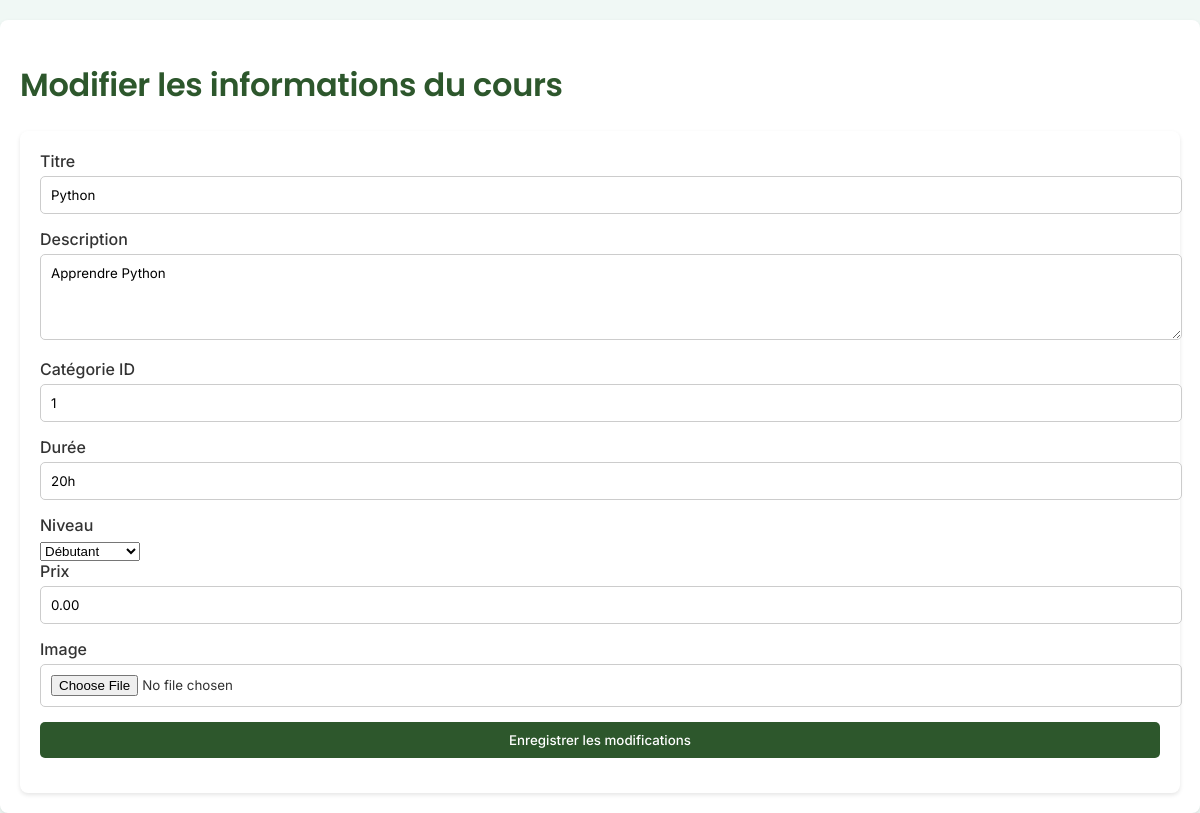
The page /teacher/edit_course.php?course_id=17 (signed in) on the database its author committed.
### tables this page shows
CREATE TABLE `courses` (
  `id` int(11) NOT NULL,
  `title` varchar(255) NOT NULL,
  `description` text DEFAULT NULL,
  `image` varchar(255) DEFAULT NULL,
  `teacher_id` int(11) DEFAULT NULL,
  `price` decimal(10,2) DEFAULT 0.00,
  `created_at` timestamp NOT NULL DEFAULT current_timestamp(),
  `category_id` int(11) DEFAULT NULL,
  `duration` varchar(50) DEFAULT NULL,
  `level` enum('débutant','intermédiaire','avancé') DEFAULT NULL,
  `carbon_footprint` float DEFAULT 0
);

### teacher/edit_course.php (the view, shortened to what this page needs)
<?php
require_once '../includes/db_connect.php';
$course_id = $_GET['course_id'] ?? null;
$query = "SELECT * FROM courses WHERE id = :course_id AND teacher_id = :teacher_id";
$stmt = $pdo->prepare($query);
$stmt->bindParam(':course_id', $course_id, PDO::PARAM_INT);
$stmt->bindParam(':teacher_id', $_SESSION['user_id'], PDO::PARAM_INT);
$stmt->execute();
$course = $stmt->fetch(PDO::FETCH_ASSOC);
?>
<!DOCTYPE html>
<html lang="fr">
<head>
    <link rel="stylesheet" href="../assets/css/teacher-dashboard.css">
</head>
<body>
    <div class="dashboard-container">
        <h1>Modifier les informations du cours</h1>
        <form action="edit_course.php?course_id=<?php echo $course_id; ?>" method="POST" enctype="multipart/form-data">
            <div class="input-group">
                <label for="title">Titre</label>
                <input type="text" id="title" name="title" value="<?php echo htmlspecialchars($course['title']); ?>" required>
            </div>
            <div class="input-group">
                <label for="description">Description</label>
                <textarea id="description" name="description" rows="4" required><?php echo htmlspecialchars($course['description']); ?></textarea>
            </div>
            <div class="input-group">
                <label for="category_id">Catégorie ID</label>
                <input type="number" id="category_id" name="category_id" value="<?php echo htmlspecialchars($course['category_id']); ?>" required>
            </div>
            <div class="input-group">
                <label for="duration">Durée</label>
                <input type="text" id="duration" name="duration" value="<?php echo htmlspecialchars($course['duration']); ?>" required>
            </div>
            <div class="input-group">
                <label for="level">Niveau</label>
                <select id="level" name="level" required>
                    <option value="débutant" <?php echo $course['level'] === 'débutant' ? 'selected' : ''; ?>>Débutant</option>
                </select>
            </div>
            <div class="input-group">
                <label for="price">Prix</label>
                <input type="text" id="price" name="price" value="<?php echo htmlspecialchars($course['price']); ?>" required>
            </div>
            <div class="input-group">
                <label for="image">Image</label>
                <input type="file" id="image" name="image" accept="image/*">
            </div>
            <button type="submit" class="btn-green">Enregistrer les modifications</button>
        </form>
    </div>
</body>
</html>

### assets/css/teacher-dashboard.css (style rules this page uses)
body { font-family: 'Inter', sans-serif; margin: 0; padding: 0; background-color: #f0f8f5; color: #333; }
h1, h2, h3 { font-family: 'Poppins', sans-serif; color: #2d572c; font-weight: 600; letter-spacing: -0.3px; }
.dashboard-container { margin-top: 20px; padding: 20px; background-color: #fff; border-radius: 8px; box-shadow: 0 2px 4px rgba(0, 0, 0, 0.1); }
form { background-color: #fff; padding: 20px; border-radius: 8px; box-shadow: 0 2px 4px rgba(0, 0, 0, 0.1); }
form label { display: block; font-weight: 500; margin-bottom: 5px; font-family: 'Inter', sans-serif; }
form input, form textarea, form button { width: 100%; margin-bottom: 15px; padding: 10px; border: 1px solid #ccc; border-radius: 5px; font-family: 'Inter', sans-serif; }
form button { background-color: #2d572c; color: #fff; border: none; cursor: pointer; transition: background-color 0.3s; font-weight: 500; }
body { animation: fadeIn 0.5s ease-in; }

### rows shown on the page
courses: title "Python", description "Apprendre Python", category_id "1", duration "20h", level "Débutant", price "0.00"
